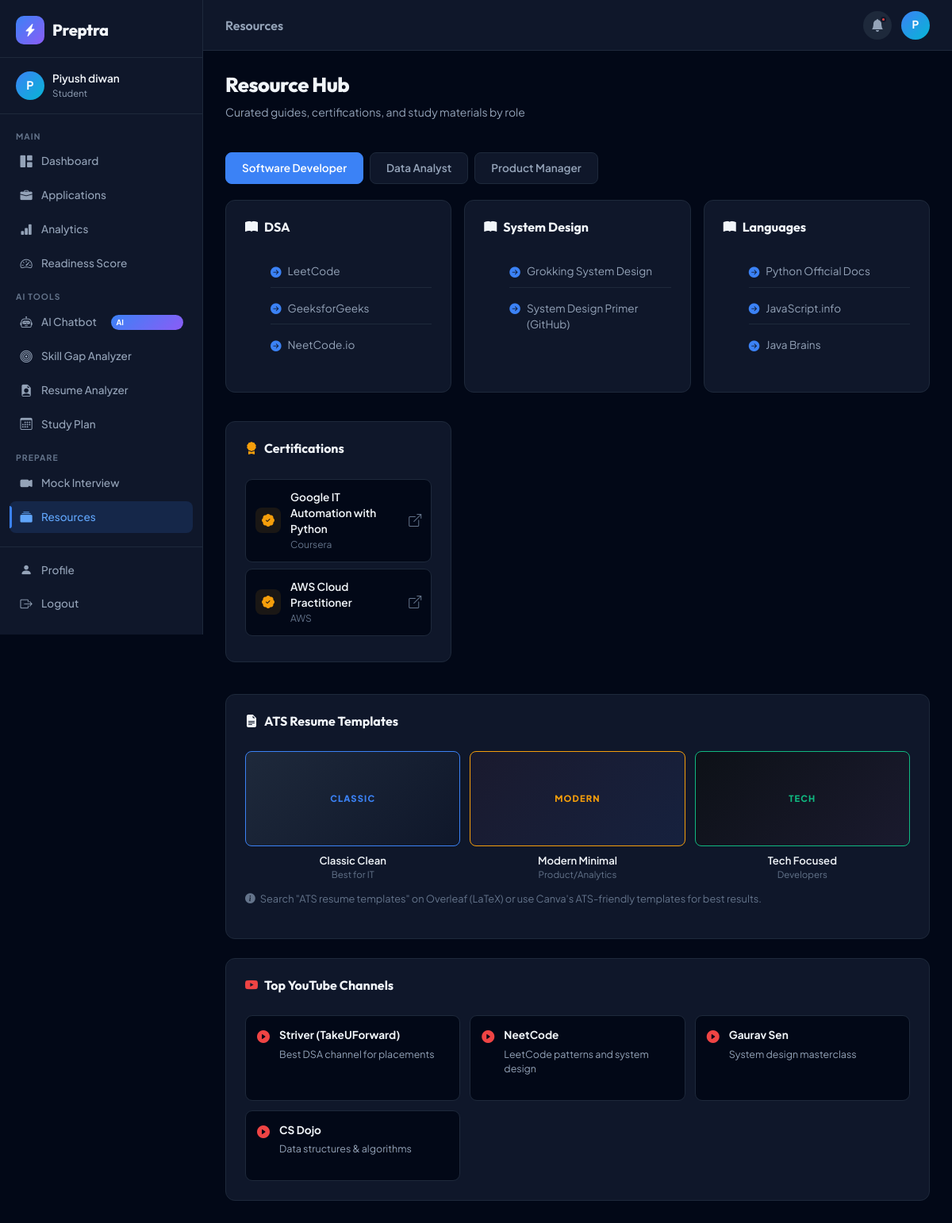
The page /resources (signed in) on the database its author committed.
### models.py (models this page shows, shortened)
class User(UserMixin, db.Model):
    __tablename__ = 'users'
    id = db.Column(db.Integer, primary_key=True)
    name = db.Column(db.String(100), nullable=False)
    email = db.Column(db.String(120), unique=True, nullable=False)
    password_hash = db.Column(db.String(256))
    google_id = db.Column(db.String(100), unique=True)
    avatar_url = db.Column(db.String(500))
    college = db.Column(db.String(200))
    course = db.Column(db.String(100))
    graduation_year = db.Column(db.Integer)
    target_roles = db.Column(db.Text, default='[]')  # JSON list
    skills = db.Column(db.Text, default='[]')        # JSON list
    certifications = db.Column(db.Text, default='[]')
    resume_text = db.Column(db.Text)
    is_admin = db.Column(db.Boolean, default=False)
    created_at = db.Column(db.DateTime, default=datetime.utcnow)
    last_login = db.Column(db.DateTime)
    applications = db.relationship('Application', backref='user', lazy='dynamic', cascade='all, delete-orphan')
    readiness_scores = db.relationship('ReadinessScore', backref='user', lazy='dynamic', cascade='all, delete-orphan')
    mock_interviews = db.relationship('MockInterview', backref='user', lazy='dynamic', cascade='all, delete-orphan')
    chat_messages = db.relationship('ChatMessage', backref='user', lazy='dynamic', cascade='all, delete-orphan')
    study_plans = db.relationship('StudyPlan', backref='user', lazy='dynamic', cascade='all, delete-orphan')
    def get_target_roles(self):
        try: return json.loads(self.target_roles or '[]')
        except: return []

### routes/main.py (the view)
@main_bp.route('/resources')
@login_required
def resources():
    resources_data = {
        'Software Developer': {
            'DSA': ['LeetCode', 'GeeksforGeeks', 'NeetCode.io'],
            'System Design': ['Grokking System Design', 'System Design Primer (GitHub)'],
            'Languages': ['Python Official Docs', 'JavaScript.info', 'Java Brains'],
            'Certifications': [
                {'name': 'Google IT Automation with Python', 'link': 'https://coursera.org', 'platform': 'Coursera'},
                {'name': 'AWS Cloud Practitioner', 'link': 'https://aws.amazon.com', 'platform': 'AWS'},
            ]
        },
        'Data Analyst': {
            'SQL': ['Mode Analytics SQL Tutorial', 'SQLZoo', 'W3Schools SQL'],
            'Python/R': ['Kaggle Learn', 'DataCamp', 'Towards Data Science'],
            'Tools': ['Tableau Public', 'Power BI Docs', 'Excel for Analysts'],
            'Certifications': [
                {'name': 'Google Data Analytics', 'link': 'https://coursera.org', 'platform': 'Coursera'},
                {'name': 'IBM Data Analyst', 'link': 'https://coursera.org', 'platform': 'Coursera'},
            ]
        },
        'Product Manager': {
            'Fundamentals': ['Lenny\'s Newsletter', 'Product School Blog', 'Mind the Product'],
            'Frameworks': ['RICE Scoring', 'OKRs Guide', 'Jobs-to-be-Done'],
            'Certifications': [
                {'name': 'Google Project Management', 'link': 'https://coursera.org', 'platform': 'Coursera'},
            ]
        }
    }
    return render_template('resources.html', resources=resources_data)

### templates/resources.html (shortened to what this page needs)
{% extends "base.html" %}
{% block page_title %}<span>Resources</span>{% endblock %}
{% block content %}
<div class="page-header">
  <div><h1 class="page-h1">Resource Hub</h1><p class="page-sub">Curated guides, certifications, and study materials by role</p></div>
</div>
<div class="resources-tabs">
  {% for role, cats in resources.items() %}
  <button class="res-tab {% if loop.first %}active{% endif %}" onclick="showRole('{{ role }}', this)">{{ role }}</button>
  {% endfor %}
</div>
{% for role, cats in resources.items() %}
<div class="role-resources {% if loop.first %}active{% endif %}" id="role-{{ role|replace(' ','_') }}">
  <div class="resources-grid">
    {% for cat, items in cats.items() %}
    {% if cat != 'Certifications' %}
    <div class="dash-card resource-card">
      <div class="card-head"><h3><i class="bi bi-book-fill"></i> {{ cat }}</h3></div>
      <ul class="res-list">
        {% for item in items %}
        <li class="res-item"><i class="bi bi-arrow-right-circle-fill"></i>{{ item }}</li>
        {% endfor %}
      </ul>
    </div>
    {% else %}
    <div class="dash-card resource-card cert-card">
      <div class="card-head"><h3><i class="bi bi-award-fill" style="color:#f59e0b"></i> Certifications</h3></div>
      {% for cert in items %}
      <a href="{{ cert.link }}" target="_blank" class="cert-item">
        <div class="cert-icon"><i class="bi bi-patch-check-fill"></i></div>
        <div class="cert-info">
          <div class="cert-name">{{ cert.name }}</div>
          <div class="cert-platform">{{ cert.platform }}</div>
        </div>
        <i class="bi bi-box-arrow-up-right cert-link"></i>
      </a>
      {% endfor %}
    </div>
    {% endif %}
    {% endfor %}
  </div>
  <div class="dash-card">
    <div class="card-head"><h3><i class="bi bi-file-earmark-text-fill"></i> ATS Resume Templates</h3></div>
    <div class="template-grid">
      <div class="template-card"><div class="template-preview classic"><div class="tp-name">CLASSIC</div></div><div class="tp-label">Classic Clean</div><div class="tp-tag">Best for IT</div></div>
      <div class="template-card"><div class="template-preview modern"><div class="tp-name">MODERN</div></div><div class="tp-label">Modern Minimal</div><div class="tp-tag">Product/Analytics</div></div>
      <div class="template-card"><div class="template-preview tech"><div class="tp-name">TECH</div></div><div class="tp-label">Tech Focused</div><div class="tp-tag">Developers</div></div>
    </div>
    <p class="template-note"><i class="bi bi-info-circle-fill"></i> Search "ATS resume templates" on Overleaf (LaTeX) or use Canva's ATS-friendly templates for best results.</p>
  </div>
</div>
{% endfor %}
<div class="dash-card" style="margin-top:1.5rem">
  <div class="card-head"><h3><i class="bi bi-youtube" style="color:#ef4444"></i> Top YouTube Channels</h3></div>
  <div class="yt-channels">
    <div class="yt-item"><i class="bi bi-play-circle-fill" style="color:#ef4444"></i><div><strong>Striver (TakeUForward)</strong><p>Best DSA channel for placements</p></div></div>
    <div class="yt-item"><i class="bi bi-play-circle-fill" style="color:#ef4444"></i><div><strong>NeetCode</strong><p>LeetCode patterns and system design</p></div></div>
    <div class="yt-item"><i class="bi bi-play-circle-fill" style="color:#ef4444"></i><div><strong>Gaurav Sen</strong><p>System design masterclass</p></div></div>
    <div class="yt-item"><i class="bi bi-play-circle-fill" style="color:#ef4444"></i><div><strong>CS Dojo</strong><p>Data structures & algorithms</p></div></div>
  </div>
</div>
{% endblock %}

### templates/base.html (shortened to what this page needs)
<!DOCTYPE html>
<html lang="en">
<head>
<link href="https://cdn.jsdelivr.net/npm/bootstrap@5.3.2/dist/css/bootstrap.min.css" rel="stylesheet">
<link href="https://cdn.jsdelivr.net/npm/bootstrap-icons@1.11.3/font/bootstrap-icons.css" rel="stylesheet">
<link href="{{ url_for('static', filename='css/style.css') }}" rel="stylesheet">
</head>
<body>
{% if current_user.is_authenticated %}
<div class="sidebar" id="sidebar">
  <div class="sidebar-brand">
    <div class="brand-icon"><i class="bi bi-lightning-charge-fill"></i></div>
    <span class="brand-name">Preptra</span>
  </div>
  <div class="sidebar-user">
    <div class="user-avatar">{{ current_user.name[0].upper() }}</div>
    <div class="user-info">
      <div class="user-name">{{ current_user.name }}</div>
      <div class="user-role">{{ current_user.get_target_roles()[0] if current_user.get_target_roles() else 'Student' }}</div>
    </div>
  </div>
  <nav class="sidebar-nav">
    <div class="nav-section-label">MAIN</div>
    <a href="{{ url_for('main.dashboard') }}" class="nav-item {% if request.endpoint == 'main.dashboard' %}active{% endif %}">
      <i class="bi bi-grid-1x2-fill"></i><span>Dashboard</span>
    </a>
    <a href="{{ url_for('tracker.tracker') }}" class="nav-item {% if request.endpoint == 'tracker.tracker' %}active{% endif %}">
      <i class="bi bi-briefcase-fill"></i><span>Applications</span>
    </a>
    <a href="{{ url_for('main.analytics') }}" class="nav-item {% if request.endpoint == 'main.analytics' %}active{% endif %}">
      <i class="bi bi-bar-chart-fill"></i><span>Analytics</span>
    </a>
    <a href="{{ url_for('main.readiness') }}" class="nav-item {% if request.endpoint == 'main.readiness' %}active{% endif %}">
      <i class="bi bi-speedometer2"></i><span>Readiness Score</span>
    </a>
    <div class="nav-section-label">AI TOOLS</div>
    <a href="{{ url_for('ai.chatbot') }}" class="nav-item {% if request.endpoint == 'ai.chatbot' %}active{% endif %}">
      <i class="bi bi-robot"></i><span>AI Chatbot</span>
      <span class="nav-badge">AI</span>
    </a>
    <a href="{{ url_for('ai.skill_gap') }}" class="nav-item {% if request.endpoint == 'ai.skill_gap' %}active{% endif %}">
      <i class="bi bi-bullseye"></i><span>Skill Gap Analyzer</span>
    </a>
    <a href="{{ url_for('ai.resume_analyzer') }}" class="nav-item {% if request.endpoint == 'ai.resume_analyzer' %}active{% endif %}">
      <i class="bi bi-file-earmark-person-fill"></i><span>Resume Analyzer</span>
    </a>
    <a href="{{ url_for('ai.study_plan') }}" class="nav-item {% if request.endpoint == 'ai.study_plan' %}active{% endif %}">
      <i class="bi bi-calendar3"></i><span>Study Plan</span>
    </a>
    <div class="nav-section-label">PREPARE</div>
    <a href="{{ url_for('main.mock_interview') }}" class="nav-item {% if request.endpoint == 'main.mock_interview' %}active{% endif %}">
      <i class="bi bi-camera-video-fill"></i><span>Mock Interview</span>
    </a>
    <a href="{{ url_for('main.resources') }}" class="nav-item {% if request.endpoint == 'main.resources' %}active{% endif %}">
      <i class="bi bi-collection-fill"></i><span>Resources</span>
    </a>
  </nav>
  <div class="sidebar-footer">
    <a href="{{ url_for('main.profile') }}" class="nav-item {% if request.endpoint == 'main.profile' %}active{% endif %}">
      <i class="bi bi-person-fill"></i><span>Profile</span>
    </a>
    <a href="{{ url_for('auth.logout') }}" class="nav-item logout">
      <i class="bi bi-box-arrow-right"></i><span>Logout</span>
    </a>
  </div>
</div>
<div class="main-content" id="mainContent">
  <header class="top-bar">
    <div class="top-bar-title">{% block page_title %}{% endblock %}</div>
    <div class="top-bar-right">
      <div class="notification-btn"><i class="bi bi-bell-fill"></i><span class="notif-dot"></span></div>
      <a href="{{ url_for('main.profile') }}" class="top-avatar">{{ current_user.name[0].upper() }}</a>
    </div>
  </header>
  <div class="page-content">
    {% block content %}{% endblock %}
  </div>
</div>
{% else %}
{% block auth_content %}{% endblock %}
{% endif %}
</body>
</html>

### rows shown on the page
User: name "P", name "Piyush diwan", target_roles "Student"

### other values the page prints
{{ role }} "Software Developer" "Data Analyst" "Product Manager"
{{ cat }} "DSA" "System Design" "Languages"
{{ item }} "LeetCode" "GeeksforGeeks" "NeetCode.io" "Grokking System Design" "System Design Primer (GitHub)" "Python Official Docs" "JavaScript.info" "Java Brains"
{{ cert.name }} "Google IT Automation with Python" "AWS Cloud Practitioner"
{{ cert.platform }} "Coursera" "AWS"
